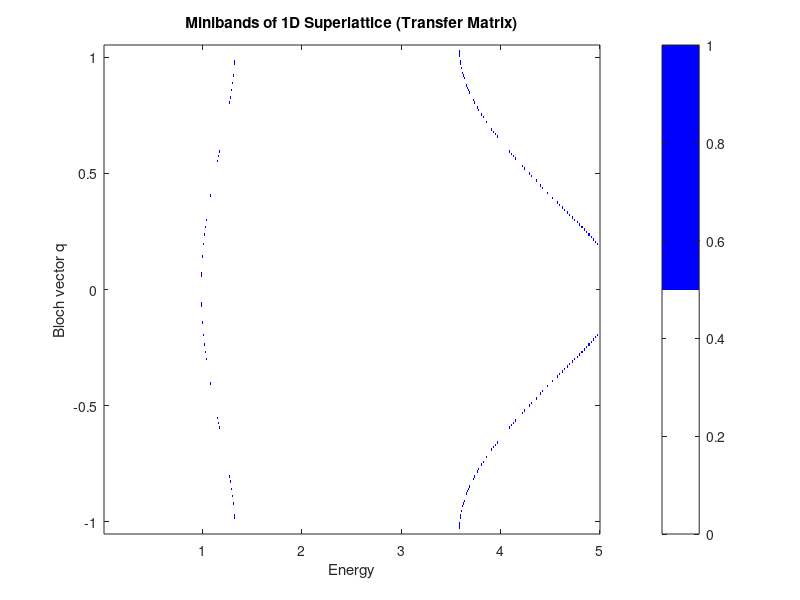

Recreate this plot in MATLAB.
% Superlattice miniband structure using transfer matrix method
% This script calculates and visualizes the miniband structure of a 1D
% superlattice using the transfer matrix method. It computes the allowed
% minibands based on the periodic potential of a superlattice consisting of
% alternating quantum wells and barriers.
% The transfer matrix is computed for each period, and the allowed energy
% regions are determined by checking the trace condition for Bloch states.  
% The results are visualized as a color map of allowed miniband regions.
% The x-axis represents energy, and the y-axis represents the Bloch vector q.
% The color indicates whether the energy is allowed (blue) or forbidden (white).
% This script is designed to run in GNU Octave or MATLAB.

% Parameters
clear; clf;
hbar = 1; m = 0.5; % Atomic units
a = 2;     % Well width
b = 1;     % Barrier width
V0 = 5;    % Barrier height
N = 8;     % Number of periods for visualization
Emin = 0.01; Emax = 5; NE = 500; % Energy search range

% Energy grid for miniband structure
E = linspace(Emin, Emax, NE);
K = a + b;

% Bloch vector grid for Brillouin zone
q = linspace(-pi/K, pi/K, 200); 

% Preallocate miniband matrix
bands = zeros(length(q), NE);

% Transfer matrix function for one period (well+barrier)
function M = period_matrix(E, a, b, V0, m, hbar)
    k1 = sqrt(2*m*E)/hbar;
    k2 = sqrt(2*m*max(E-V0,0))/hbar;
    if(E<V0) k2 = 1i*sqrt(2*m*(V0-E))/hbar; end
    % Well (width a)
    Mw = [cos(k1*a), (1/k1)*sin(k1*a); -k1*sin(k1*a), cos(k1*a)];
    % Barrier (width b)
    Mb = [cos(k2*b), (1/k2)*sin(k2*b); -k2*sin(k2*b), cos(k2*b)];
    M = Mw*Mb;
endfunction

% Calculate minibands: For each q, find E where Tr[M(E)] = 2cos(qK)
for iq = 1:length(q)
    for iE = 1:NE
        EE = E(iE);
        M = period_matrix(EE, a, b, V0, m, hbar);
        bands(iq,iE) = real(trace(M)) - 2*cos(q(iq)*K); % Bloch condition
    end
end

% Plot allowed miniband regions (where |Tr[M]|<2)
imagesc(E, q, abs(bands)<1e-2);
set(gca, "YDir", "normal");
xlabel('Energy'); ylabel('Bloch vector q');
title('Minibands of 1D Superlattice (Transfer Matrix)');
colorbar; colormap([1 1 1; 0 0 1]); % white: forbidden, blue: allowed